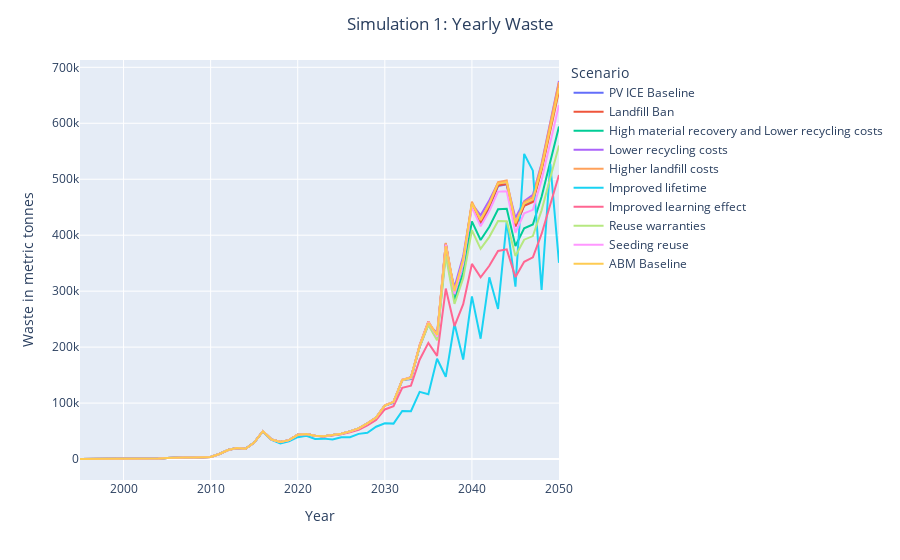

Notebook cell for this chart:
### Code cell
filter_col = [col for col in USyearly1 if (col.startswith('Waste_Module'))]
df = USyearly1[filter_col]
df = df.set_axis(pretty_scenarios, axis=1)
df['year'] = list(range(1995,2051))
df = df.melt(id_vars = 'year')
fig1 = px.line(df, x='year', y='value', color = 'variable', labels={
                     "year": "Year",
                     "value": "Waste in metric tonnes",
                    "variable" :"Scenario"
                 })
fig1.update_layout(title_text='Simulation 1: Yearly Waste', title_x=0.5)
fig1.show()
